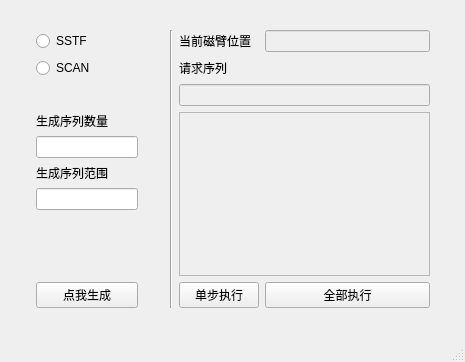
<?xml version="1.0" encoding="UTF-8"?>
<ui version="4.0">
 <class>MainWindow</class>
 <widget class="QMainWindow" name="MainWindow">
  <property name="geometry">
   <rect>
    <x>0</x>
    <y>0</y>
    <width>465</width>
    <height>362</height>
   </rect>
  </property>
  <property name="windowTitle">
   <string>MainWindow</string>
  </property>
  <widget class="QWidget" name="centralwidget">
   <widget class="QWidget" name="layoutWidget">
    <property name="geometry">
     <rect>
      <x>10</x>
      <y>10</y>
      <width>446</width>
      <height>318</height>
     </rect>
    </property>
    <layout class="QGridLayout" name="gridLayout">
     <item row="1" column="0" colspan="7">
      <spacer name="horizontalSpacer_2">
       <property name="orientation">
        <enum>Qt::Horizontal</enum>
       </property>
       <property name="sizeHint" stdset="0">
        <size>
         <width>40</width>
         <height>20</height>
        </size>
       </property>
      </spacer>
     </item>
     <item row="3" column="4">
      <widget class="QLabel" name="label_3">
       <property name="text">
        <string>请求序列</string>
       </property>
      </widget>
     </item>
     <item row="2" column="4">
      <widget class="QLabel" name="label_4">
       <property name="text">
        <string>当前磁臂位置</string>
       </property>
      </widget>
     </item>
     <item row="2" column="5">
      <widget class="QLineEdit" name="location">
       <property name="enabled">
        <bool>false</bool>
       </property>
      </widget>
     </item>
     <item row="3" column="1">
      <widget class="QRadioButton" name="radioButton_2">
       <property name="text">
        <string>SCAN</string>
       </property>
      </widget>
     </item>
     <item row="5" column="1">
      <widget class="QLabel" name="label">
       <property name="text">
        <string>生成序列数量</string>
       </property>
      </widget>
     </item>
     <item row="7" column="1">
      <widget class="QLabel" name="label_2">
       <property name="text">
        <string>生成序列范围</string>
       </property>
      </widget>
     </item>
     <item row="2" column="2" rowspan="11">
      <spacer name="verticalSpacer">
       <property name="orientation">
        <enum>Qt::Vertical</enum>
       </property>
       <property name="sizeHint" stdset="0">
        <size>
         <width>20</width>
         <height>40</height>
        </size>
       </property>
      </spacer>
     </item>
     <item row="12" column="4">
      <widget class="QPushButton" name="step_bu">
       <property name="text">
        <string>单步执行</string>
       </property>
      </widget>
     </item>
     <item row="4" column="4" colspan="2">
      <widget class="QLineEdit" name="sequences">
       <property name="enabled">
        <bool>false</bool>
       </property>
      </widget>
     </item>
     <item row="2" column="6" rowspan="12">
      <spacer name="verticalSpacer_3">
       <property name="orientation">
        <enum>Qt::Vertical</enum>
       </property>
       <property name="sizeHint" stdset="0">
        <size>
         <width>20</width>
         <height>40</height>
        </size>
       </property>
      </spacer>
     </item>
     <item row="12" column="5">
      <widget class="QPushButton" name="execute">
       <property name="text">
        <string>全部执行</string>
       </property>
      </widget>
     </item>
     <item row="8" column="1">
      <widget class="QLineEdit" name="sequence_range"/>
     </item>
     <item row="2" column="1">
      <widget class="QRadioButton" name="radioButton_1">
       <property name="text">
        <string>SSTF</string>
       </property>
      </widget>
     </item>
     <item row="13" column="0" colspan="6">
      <spacer name="horizontalSpacer">
       <property name="orientation">
        <enum>Qt::Horizontal</enum>
       </property>
       <property name="sizeHint" stdset="0">
        <size>
         <width>40</width>
         <height>20</height>
        </size>
       </property>
      </spacer>
     </item>
     <item row="5" column="4" rowspan="7" colspan="2">
      <widget class="QTextBrowser" name="execute_detail">
       <property name="enabled">
        <bool>false</bool>
       </property>
      </widget>
     </item>
     <item row="2" column="0" rowspan="11">
      <spacer name="verticalSpacer_2">
       <property name="orientation">
        <enum>Qt::Vertical</enum>
       </property>
       <property name="sizeHint" stdset="0">
        <size>
         <width>20</width>
         <height>40</height>
        </size>
       </property>
      </spacer>
     </item>
     <item row="6" column="1">
      <widget class="QLineEdit" name="sequence_num"/>
     </item>
     <item row="12" column="1">
      <widget class="QPushButton" name="product_seq">
       <property name="text">
        <string>点我生成</string>
       </property>
      </widget>
     </item>
     <item row="2" column="3" rowspan="11">
      <widget class="Line" name="line">
       <property name="orientation">
        <enum>Qt::Vertical</enum>
       </property>
      </widget>
     </item>
    </layout>
   </widget>
  </widget>
  <widget class="QStatusBar" name="statusbar"/>
 </widget>
 <resources/>
 <connections>
  <connection>
   <sender>product_seq</sender>
   <signal>clicked()</signal>
   <receiver>MainWindow</receiver>
   <slot>product()</slot>
   <hints>
    <hint type="sourcelabel">
     <x>84</x>
     <y>266</y>
    </hint>
    <hint type="destinationlabel">
     <x>86</x>
     <y>316</y>
    </hint>
   </hints>
  </connection>
  <connection>
   <sender>step_bu</sender>
   <signal>clicked()</signal>
   <receiver>MainWindow</receiver>
   <slot>single_step()</slot>
   <hints>
    <hint type="sourcelabel">
     <x>255</x>
     <y>278</y>
    </hint>
    <hint type="destinationlabel">
     <x>253</x>
     <y>318</y>
    </hint>
   </hints>
  </connection>
  <connection>
   <sender>execute</sender>
   <signal>clicked()</signal>
   <receiver>MainWindow</receiver>
   <slot>action()</slot>
   <hints>
    <hint type="sourcelabel">
     <x>351</x>
     <y>278</y>
    </hint>
    <hint type="destinationlabel">
     <x>343</x>
     <y>311</y>
    </hint>
   </hints>
  </connection>
 </connections>
 <slots>
  <slot>product()</slot>
  <slot>single_step()</slot>
  <slot>action()</slot>
 </slots>
</ui>
